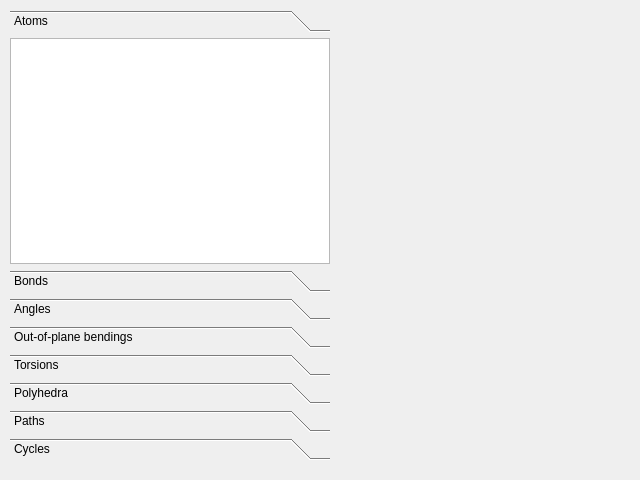
<?xml version="1.0" encoding="UTF-8"?>
<ui version="4.0">
 <class>ViewQuantities</class>
 <widget class="QWidget" name="ViewQuantities">
  <property name="geometry">
   <rect>
    <x>0</x>
    <y>0</y>
    <width>640</width>
    <height>480</height>
   </rect>
  </property>
  <property name="windowTitle">
   <string>Form</string>
  </property>
  <widget class="QToolBox" name="boxTools_">
   <property name="geometry">
    <rect>
     <x>10</x>
     <y>10</y>
     <width>320</width>
     <height>450</height>
    </rect>
   </property>
   <property name="currentIndex">
    <number>0</number>
   </property>
   <widget class="QListWidget" name="pageAtoms_">
    <property name="geometry">
     <rect>
      <x>0</x>
      <y>0</y>
      <width>320</width>
      <height>100</height>
     </rect>
    </property>
    <attribute name="label">
     <string>Atoms</string>
    </attribute>
   </widget>
   <widget class="QListWidget" name="pageBonds_">
    <property name="geometry">
     <rect>
      <x>0</x>
      <y>0</y>
      <width>320</width>
      <height>100</height>
     </rect>
    </property>
    <attribute name="label">
     <string>Bonds</string>
    </attribute>
   </widget>
   <widget class="QListWidget" name="pageAngles_">
    <property name="geometry">
     <rect>
      <x>0</x>
      <y>0</y>
      <width>320</width>
      <height>100</height>
     </rect>
    </property>
    <attribute name="label">
     <string>Angles</string>
    </attribute>
   </widget>
   <widget class="QListWidget" name="pageTetras_">
    <property name="geometry">
     <rect>
      <x>0</x>
      <y>0</y>
      <width>320</width>
      <height>100</height>
     </rect>
    </property>
    <attribute name="label">
     <string>Out-of-plane bendings</string>
    </attribute>
   </widget>
   <widget class="QListWidget" name="pageTorsions_">
    <property name="geometry">
     <rect>
      <x>0</x>
      <y>0</y>
      <width>320</width>
      <height>100</height>
     </rect>
    </property>
    <attribute name="label">
     <string>Torsions</string>
    </attribute>
   </widget>
   <widget class="QListWidget" name="pagePolyhedra_">
    <property name="geometry">
     <rect>
      <x>0</x>
      <y>0</y>
      <width>320</width>
      <height>100</height>
     </rect>
    </property>
    <attribute name="label">
     <string>Polyhedra</string>
    </attribute>
   </widget>
   <widget class="QListWidget" name="pagePaths_">
    <property name="geometry">
     <rect>
      <x>0</x>
      <y>0</y>
      <width>320</width>
      <height>100</height>
     </rect>
    </property>
    <attribute name="label">
     <string>Paths</string>
    </attribute>
   </widget>
   <widget class="QListWidget" name="pageCycles_">
    <property name="geometry">
     <rect>
      <x>0</x>
      <y>0</y>
      <width>320</width>
      <height>100</height>
     </rect>
    </property>
    <attribute name="label">
     <string>Cycles</string>
    </attribute>
   </widget>
  </widget>
 </widget>
 <resources/>
 <connections/>
</ui>
